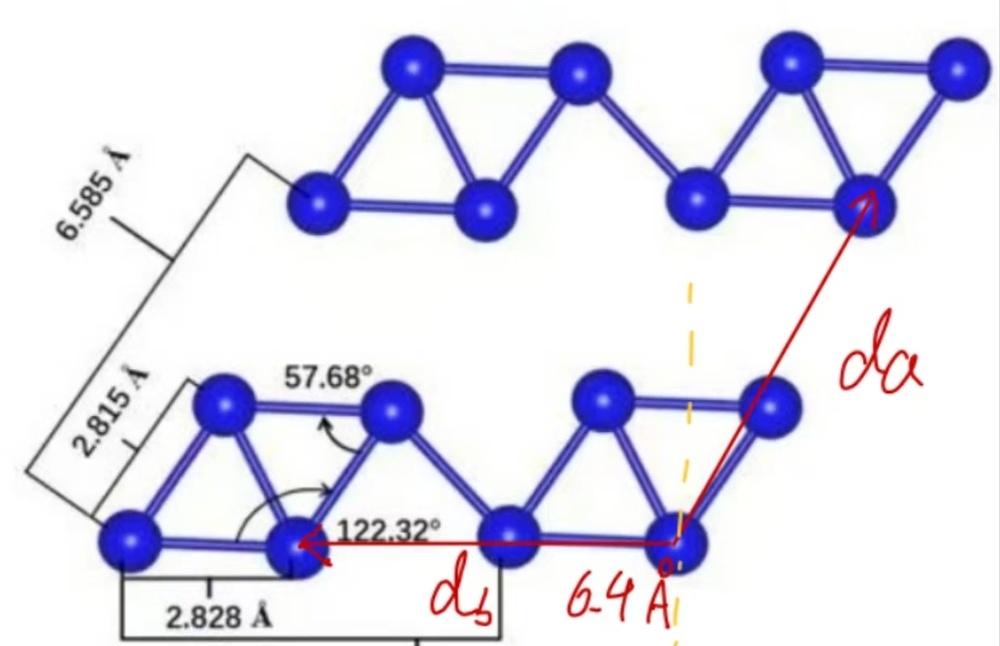
#> input picture src/tools/analysis/dadb_ref.jpg, 1000 x 646 px, shrunk from 1238 x 800 before the run
$ python heatmap_convert.py --input ../src/tools/analysis/dadb_ref.jpg --output out.png
#> lines starting #> are read from the running program, lines starting #| are printed output that depends on the picture; long printed decimals are rounded
#!/usr/bin/env python3
"""
【作用概述】将灰度图、二维 `.npy` 数组或两张图的差值转换为伪彩色热图 PNG；核心输入是标量图/差值图，核心输出是 RGB 热图，可选输出带 colorbar 的版本。
【关联说明】可复现 `SI/data_augmentation/generate_figures.py` 中 Figure 2 位移/差异热图的转换方式；依赖 Pillow、NumPy 与 Matplotlib。
【命令行用法】python tools/heatmap_convert.py --input after.png --reference before.png --mode absdiff --cmap YlOrBr --auto-vmax-frac 0.8 --output diff_heatmap.png（参数：--input=输入图或npy；--reference=差值参考图；--mode=value/absdiff/diff；--cmap=Matplotlib色图；--auto-vmax-frac=自动上限比例）。
"""

from __future__ import annotations

import argparse
from pathlib import Path
from typing import Optional, Tuple

import matplotlib

matplotlib.use("Agg")
import matplotlib.pyplot as plt
import numpy as np
from PIL import Image


IMAGE_SUFFIXES = {".png", ".jpg", ".jpeg", ".tif", ".tiff", ".bmp"}


def load_scalar(path: Path) -> np.ndarray:
    """读取图片或 `.npy` 为二维 float32 标量图。"""
    suffix = path.suffix.lower()
    if suffix == ".npy":
        arr = np.load(path)
    elif suffix in IMAGE_SUFFIXES:
        with Image.open(path) as img:
            arr = np.asarray(img.convert("L"))
    else:
        raise ValueError(f"不支持的输入格式: {path}。支持图片或 .npy。")

    arr = np.asarray(arr, dtype=np.float32)
    arr = np.squeeze(arr)
    if arr.ndim != 2:
        raise ValueError(f"{path} 读取后不是二维标量图，shape={arr.shape}")
    if arr.size == 0:
        raise ValueError(f"{path} 为空。")
    if np.nanmax(arr) > 1.5:
        arr = arr / 255.0
    return arr


def parse_percentiles(raw: str) -> Tuple[float, float]:
    parts = [x.strip() for x in raw.split(",") if x.strip()]
    if len(parts) != 2:
        raise ValueError("--percentiles 需要形如 0,100 或 1,99")
    lo, hi = float(parts[0]), float(parts[1])
    if not (0.0 <= lo < hi <= 100.0):
        raise ValueError("--percentiles 必须满足 0 <= lo < hi <= 100")
    return lo, hi


def make_value_map(input_arr: np.ndarray, reference_arr: Optional[np.ndarray], mode: str) -> np.ndarray:
    if reference_arr is None:
        if mode != "value":
            raise ValueError("--mode 为 absdiff/diff 时必须提供 --reference。")
        return input_arr.astype(np.float32, copy=False)

    if input_arr.shape != reference_arr.shape:
        raise ValueError(f"--input 与 --reference 尺寸不一致: {input_arr.shape} vs {reference_arr.shape}")

    if mode == "absdiff":
        return np.abs(input_arr - reference_arr).astype(np.float32)
    if mode == "diff":
        return (input_arr - reference_arr).astype(np.float32)
    if mode == "value":
        return input_arr.astype(np.float32, copy=False)
    raise ValueError(f"未知 mode: {mode}")


def normalize_values(
    values: np.ndarray,
    *,
    percentiles: Tuple[float, float],
    vmin: Optional[float],
    vmax: Optional[float],
    auto_vmax_frac: float,
) -> Tuple[np.ndarray, float, float]:
    finite = values[np.isfinite(values)]
    if finite.size == 0:
        raise ValueError("输入中没有有限数值。")

    lo_pct, hi_pct = percentiles
    lo = float(np.percentile(finite, lo_pct)) if vmin is None else float(vmin)
    hi = float(np.percentile(finite, hi_pct)) if vmax is None else float(vmax)
    if vmax is None:
        hi = lo + (hi - lo) * float(auto_vmax_frac)
    if not np.isfinite(lo) or not np.isfinite(hi) or hi <= lo:
        hi = lo + 1e-8

    cleaned = np.nan_to_num(values, nan=lo, posinf=hi, neginf=lo)
    normalized = (cleaned - lo) / (hi - lo)
    return np.clip(normalized, 0.0, 1.0), lo, hi


def apply_colormap(norm01: np.ndarray, cmap_name: str, reverse: bool = False) -> np.ndarray:
    cmap = matplotlib.colormaps[cmap_name]
    if reverse:
        cmap = cmap.reversed()
    rgb = cmap(norm01)[..., :3]
    return np.uint8(np.clip(rgb, 0.0, 1.0) * 255.0)


def save_colorbar_image(rgb: np.ndarray, output: Path, cmap_name: str, vmin: float, vmax: float, title: str) -> None:
    height, width = rgb.shape[:2]
    fig_w = max(3.0, width / 180.0)
    fig_h = max(3.0, height / 180.0)
    fig, ax = plt.subplots(figsize=(fig_w, fig_h), dpi=180)
    im = ax.imshow(rgb)
    ax.set_xticks([])
    ax.set_yticks([])
    if title:
        ax.set_title(title, fontsize=9)
    sm = plt.cm.ScalarMappable(cmap=matplotlib.colormaps[cmap_name], norm=plt.Normalize(vmin=vmin, vmax=vmax))
    sm.set_array([])
    fig.colorbar(sm, ax=ax, fraction=0.046, pad=0.04)
    fig.savefig(output, bbox_inches="tight", facecolor="white")
    plt.close(fig)


def build_argparser() -> argparse.ArgumentParser:
    parser = argparse.ArgumentParser(
        description="将标量图或两张图的差值转换为 Matplotlib 伪彩色热图。"
    )
    parser.add_argument("--input", required=True, type=Path, help="输入图片或二维 .npy。")
    parser.add_argument("--reference", type=Path, help="参考图片或二维 .npy；提供后可用 absdiff/diff 模式。")
    parser.add_argument("--output", required=True, type=Path, help="输出 RGB 热图 PNG。")
    parser.add_argument(
        "--mode",
        choices=["value", "absdiff", "diff"],
        default="value",
        help="value=直接转换 input；absdiff=abs(input-reference)；diff=input-reference。",
    )
    parser.add_argument("--cmap", default="YlOrBr", help="Matplotlib colormap 名称，例如 YlOrBr、viridis、magma、turbo。")
    parser.add_argument(
        "--percentiles",
        default="0,100",
        help="自动归一化使用的百分位范围，默认 0,100；可用 1,99 抑制极端值。",
    )
    parser.add_argument("--vmin", type=float, help="手动指定归一化下限。")
    parser.add_argument("--vmax", type=float, help="手动指定归一化上限。")
    parser.add_argument(
        "--auto-vmax-frac",
        type=float,
        default=1.0,
        help="未显式指定 --vmax 时，将自动上限压到 vmin+(vmax-vmin)*该比例；设为 0.8 可复现 Figure 2 的增强对比风格。",
    )
    parser.add_argument("--reverse", action="store_true", help="反转 colormap。")
    parser.add_argument("--with-colorbar", type=Path, help="额外输出一张带 colorbar 的图。")
    parser.add_argument("--title", default="", help="带 colorbar 输出图的标题。")
    return parser


def main() -> None:
    args = build_argparser().parse_args()
    if not args.input.is_file():
        raise FileNotFoundError(args.input)
    if args.reference is not None and not args.reference.is_file():
        raise FileNotFoundError(args.reference)
    if args.auto_vmax_frac <= 0:
        raise ValueError("--auto-vmax-frac 必须大于 0。")

    input_arr = load_scalar(args.input)
#> in load_scalar, img is the input picture: PIL image 1000x646 RGB; mean R, G, B 224.4, 222.5, 238
#> in load_scalar, `arr = np.asarray(img.convert("L"))`:
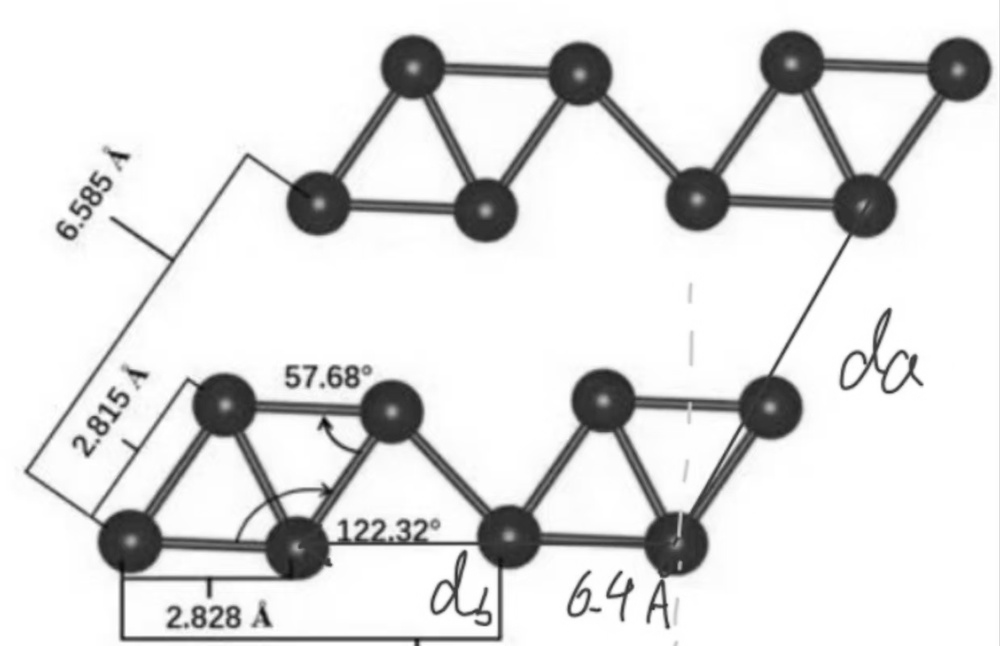
#> arr: shape (646, 1000); min 6, max 255, mean 224.8
    reference_arr = load_scalar(args.reference) if args.reference is not None else None
    values = make_value_map(input_arr, reference_arr, args.mode)
    percentiles = parse_percentiles(args.percentiles)
    norm01, lo, hi = normalize_values(
        values,
        percentiles=percentiles,
        vmin=args.vmin,
        vmax=args.vmax,
        auto_vmax_frac=args.auto_vmax_frac,
    )
#> in normalize_values, `lo = float(np.percentile(finite, lo_pct)) if vmin is None else float(v..`: lo = 0.0235
#> in normalize_values, `hi = float(np.percentile(finite, hi_pct)) if vmax is None else float(v..`: hi = 1
#> lo = 0.0235; hi = 1
    rgb = apply_colormap(norm01, args.cmap, reverse=args.reverse)
#> in apply_colormap, `rgb = cmap(norm01)[..., :3]`:
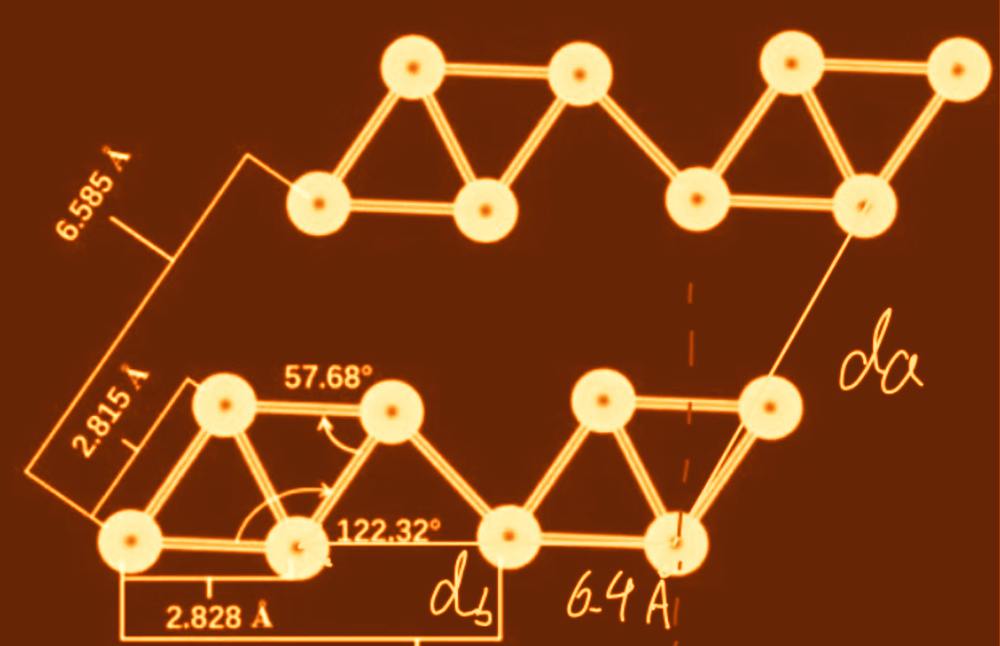
#> rgb: shape (646, 1000, 3) float64; mean of channels 0, 1, 2 0.513, 0.256, 0.0914; drawn as R, G, B

    args.output.parent.mkdir(parents=True, exist_ok=True)
    Image.fromarray(rgb).save(args.output)

    if args.with_colorbar is not None:
        args.with_colorbar.parent.mkdir(parents=True, exist_ok=True)
        save_colorbar_image(rgb, args.with_colorbar, args.cmap, lo, hi, args.title)

    print(f"saved: {args.output}")
    print(f"normalization: vmin={lo:.8g}, vmax={hi:.8g}, cmap={args.cmap}")
#| normalization: vmin=0.02353, vmax=1, cmap=YlOrBr


if __name__ == "__main__":
    main()
